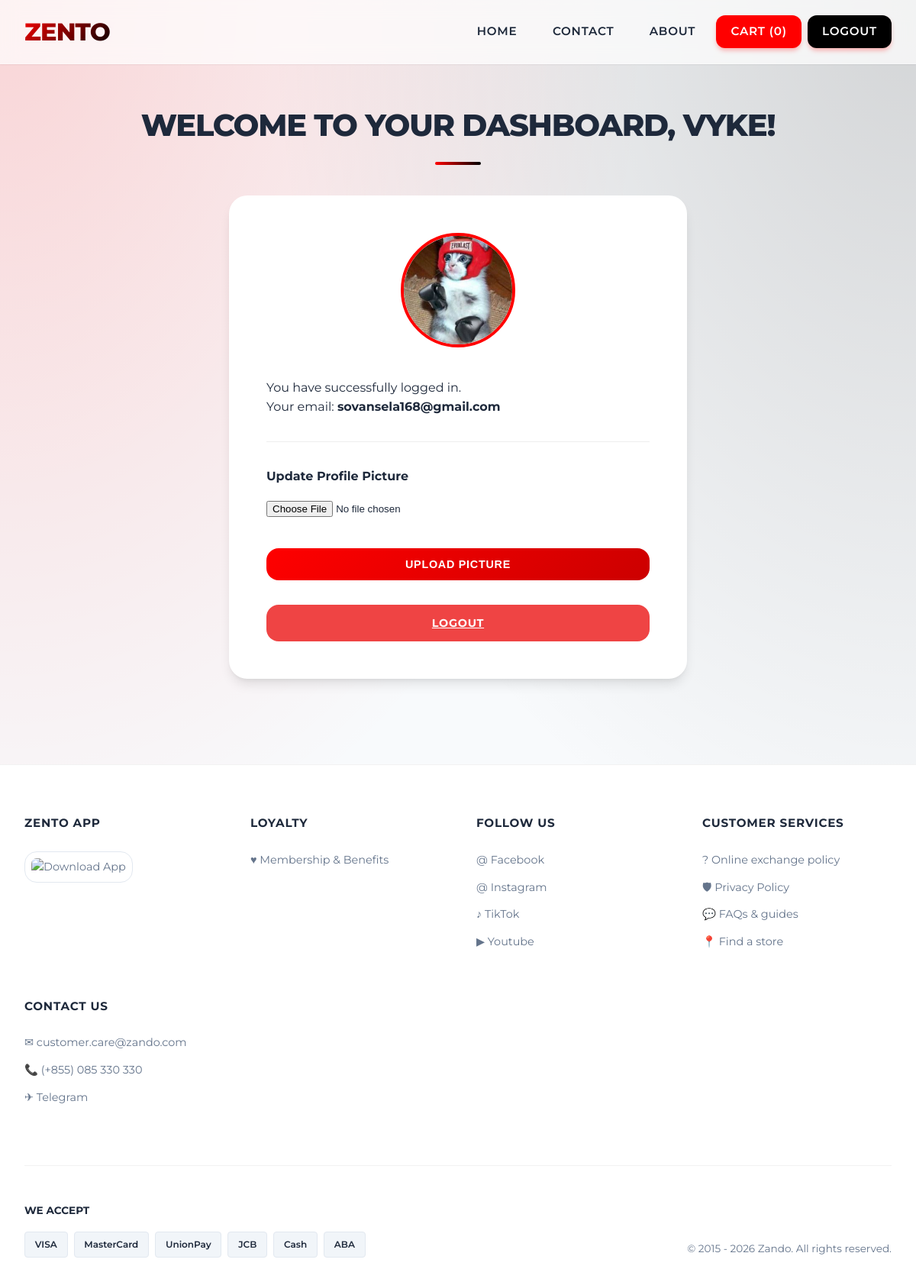
Page /dashboard (signed in) on the committed database.
### models.py (models this page shows, shortened)
class User(UserMixin, db.Model):
    id = db.Column(db.Integer, primary_key=True)
    name = db.Column(db.String(100), nullable=False)
    email = db.Column(db.String(100), unique=True, nullable=False)
    password_hash = db.Column(db.String(200))
    is_admin = db.Column(db.Boolean, default=False)
    profile_pic = db.Column(db.String(150), default='default.jpg')

### main/routes.py (the view)
@bp.route('/dashboard')
@login_required
def dashboard():
    return render_template('dashboard.html')

### models.py (called while the page is built)
@login_manager.user_loader
def load_user(user_id):
    return User.query.get(int(user_id))

### templates/dashboard.html (shortened to what this page needs)
{% extends "master.html" %}
{% block content %}
<section class="dashboard-section">
    <h2>Welcome to your Dashboard, {{ current_user.name }}!</h2>
    <div class="result-card" style="text-align: left;">
        <div style="text-align: center; margin-bottom: 2rem;">
            <img src="{{ url_for('static', filename='profile_pics/' + current_user.profile_pic) }}"
                alt="Profile Picture"
                style="width: 150px; height: 150px; border-radius: 50%; object-fit: cover; border: 4px solid var(--primary);">
        </div>
        <p>You have successfully logged in.</p>
        <p>Your email: <strong>{{ current_user.email }}</strong></p>
        <div style="margin-top: 2rem; border-top: 1px solid #eee; padding-top: 2rem;">
            <h4 style="margin-bottom: 1rem;">Update Profile Picture</h4>
            <form action="{{ url_for('main.upload_profile_pic') }}" method="POST" enctype="multipart/form-data">
                <div class="form-group">
                    <input type="file" name="profile_pic" required>
                </div>
                <button type="submit" class="btn-primary" style="margin-top: 1rem;">Upload Picture</button>
            </form>
        </div>
        <div style="margin-top: 2rem; text-align: center;">
            <a href="{{ url_for('auth.logout') }}" class="btn-primary" style="background: var(--error);">Logout</a>
        </div>
    </div>
</section>
{% endblock %}

### static/style.css (style rules this page uses)
:root { --primary: #ff0000; --primary-dark: #cc0000; --secondary: #000000; --accent: #333333; --background: #f8fafc; --surface: #ffffff; --text-main: #1e293b; --text-light: #64748b; --success: #10b981; --error: #ef4444; --glass: rgba(255, 255, 255, 0.7); --glass-border: rgba(255, 255, 255, 0.5); --shadow-sm: 0 1px 2px 0 rgba(0, 0, 0, 0.05); --shadow-md: 0 4px 6px -1px rgba(0, 0, 0, 0.1), 0 2px 4px -1px rgba(0, 0, 0, 0.06); --shadow-lg: 0 10px 15px -3px rgba(0, 0, 0, 0.1), 0 4px 6px -2px rgba(0, 0, 0, 0.05); --radius-lg: 1rem; --radius-xl: 1.5rem; }
* { margin: 0; padding: 0; box-sizing: border-box; }
body { font-family: 'Montserrat', sans-serif; line-height: 1.6; color: var(--text-main); background-color: var(--background); background-image: radial-gradient(at 0% 0%, rgba(255, 0, 0, 0.15) 0px, transparent 50%), radial-gradient(at 100% 0%, rgba(0, 0, 0, 0.15) 0px, transparent 50%); background-attachment: fixed; min-height: 100vh; display: flex; flex-direction: column; }
section { margin-bottom: 4rem; }
h2 { font-size: 2.5rem; font-weight: 800; text-transform: uppercase; margin-bottom: 2.5rem; text-align: center; color: var(--text-main); letter-spacing: -0.03em; position: relative; display: inline-block; width: 100%; }
h2::after { content: ''; display: block; width: 60px; height: 4px; background: linear-gradient(90deg, var(--primary), var(--secondary)); margin: 1rem auto 0; border-radius: 2px; }
.form-group { margin-bottom: 1.5rem; }
.btn-primary { display: inline-block; background: linear-gradient(135deg, var(--primary) 0%, var(--primary-dark) 100%); color: white; padding: 0.8rem 2rem; border: none; border-radius: var(--radius-lg); border-radius: var(--radius-lg); font-weight: 700; text-transform: uppercase; letter-spacing: 0.05em; font-size: 0.9rem; cursor: pointer; transition: all 0.3s ease; width: 100%; text-align: center; }
.result-card { max-width: 600px; margin: 0 auto; background: var(--surface); padding: 3rem; border-radius: var(--radius-xl); box-shadow: var(--shadow-lg); text-align: center; border: 1px solid rgba(255, 255, 255, 0.5); }

### rows in the picture
User: name "VYKE", profile_pic (picture), email "sovansela168@gmail.com"

### other values in the picture
{{ cart_count }} "0"
